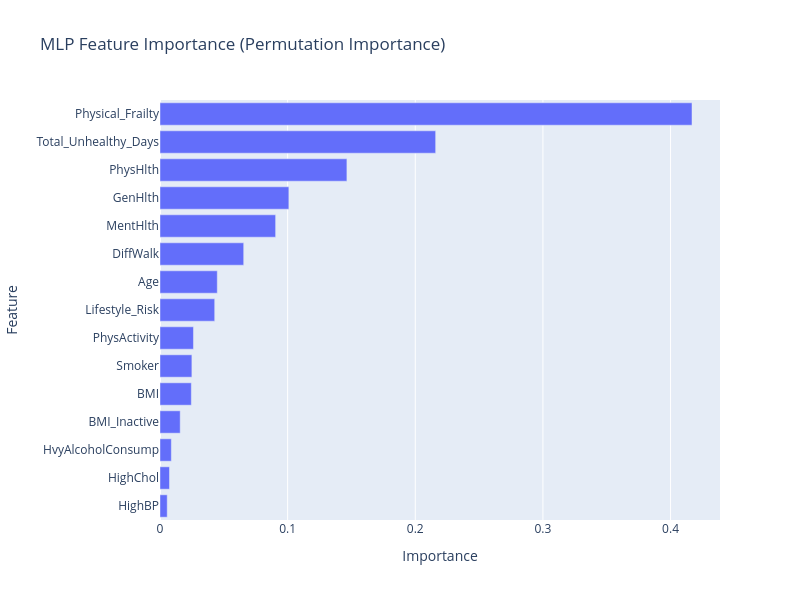

Here is the notebook cell this chart was saved with:
### Markdown cell above
When analyzing the feature importance of the model, shown in the figure below, permutation importance was used to estimate the contribution of individual features to visualize the reasoning behind the model's predictive performance. Features with a higher value mean that there is a higher change in performance when that feature is shuffled. According to the graph, Physical Frailty was the most important feature by a decent amount, at just above 0.4. This feature combined self-reported general health, difficulty walking, and number of physically unhealthy days, which suggests that overall physicall health is strongly associated with diabetes risk. Next is Total Unhealthy Days, which combines number of unhealthy physical and mental days, and the health metrics, PhysHlth, GenHlth, MentHlth, following shortly after.

### Code cell
uci_test_df = pd.DataFrame(scaled_uci_X_test, columns=uci_X_test.columns)

result = permutation_importance(
    mlp_best,
    scaled_uci_X_test,
    uci_y_test,
    scoring='roc_auc',
    n_repeats=10,
    random_state=42
)

importance_df = pd.DataFrame({
    'Feature': uci_test_df.columns,
    'Importance': result.importances_mean
})

importance_df = importance_df.sort_values(
    'Importance',
    ascending=False
)

# Plot feature importance
fig = px.bar(
    importance_df.head(15),
    x='Importance',
    y='Feature',
    orientation='h',
    title='MLP Feature Importance (Permutation Importance)',
    width=800,
    height=600
)

fig.update_layout(yaxis={'categoryorder':'total ascending'})
fig.show()

### Figure 1 — Plotly figure (JSON) as saved in the notebook; plotly's stock layout.template omitted (floating-point values rounded to 4 significant figures)
{"data": [{"hovertemplate": "Importance=%{x}<br>Feature=%{y}<extra></extra>", "legendgroup": "", "marker": {"color": "#636efa", "pattern": {"shape": ""}}, "name": "", "orientation": "h", "showlegend": false, "textposition": "auto", "type": "bar", "x": [0.4168, 0.216, 0.1464, 0.101, 0.09059, 0.06558, 0.04487, 0.04286, 0.02622, 0.02498, 0.02455, 0.01582, 0.00888, 0.007446, 0.005658], "xaxis": "x", "y": ["Physical_Frailty", "Total_Unhealthy_Days", "PhysHlth", "GenHlth", "MentHlth", "DiffWalk", "Age", "Lifestyle_Risk", "PhysActivity", "Smoker", "BMI", "BMI_Inactive", "HvyAlcoholConsump", "HighChol", "HighBP"], "yaxis": "y"}], "layout": {"barmode": "relative", "height": 600, "legend": {"tracegroupgap": 0}, "title": {"text": "MLP Feature Importance (Permutation Importance)"}, "width": 800, "xaxis": {"anchor": "y", "domain": [0, 1], "title": {"text": "Importance"}}, "yaxis": {"anchor": "x", "categoryorder": "total ascending", "domain": [0, 1], "title": {"text": "Feature"}}}}
